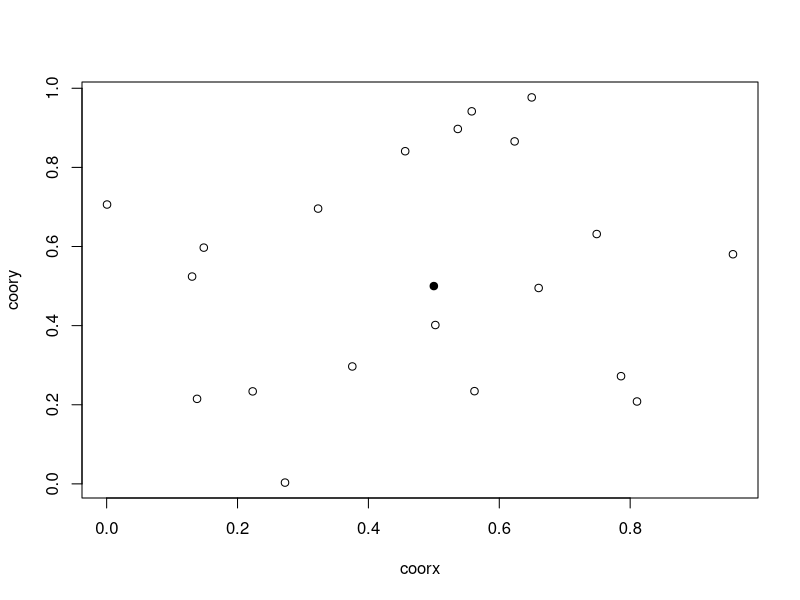

Recreate this plot in R. (Note: this script raises an error after producing the figure.)
# Lo primero es crear un conjunto de puntos en el plano con un generador de
# valores aleatorios (función "runif"):
coorx <- runif(20)
coory <- runif(20)
# Nota: cada vez que se corran estas dos líneas se van a generar nuevos puntos,
# por lo que no es recomendable hacer. Una forma de evitar que esto pase es
# agregando numerales ("#") al comienzo de las líneas para evitar correrlas al
# usar "source".

# Posteriormente se grafican esos puntos y se agrega el "punto central", en las
# coordenadas (0.5, 0.5).
plot(coorx, coory)
points(0.5, 0.5, pch=19)

# Instrucciones: utilizando nuevamente las funciones hipot, which, which.max, 
# además de which.min, encuentre cuales son los puntos A y B, el más cercano y
# el más lejano respectivamente al central = (0.5, 0.5)
# cat.ad y cat.op: los "catetos" de todos los triángulos formados con el punto
# central y los demás puntos.
# dst: distancias entre (0.5, 0.5) y todos los demás puntos.
# i: posición de dst en el que se encuentra el mínimo de distancia
# j: posición de dst en el que se encuentra el máximo de distancia
# A: coordenadas del punto más cercano (vector de dos valores)
# B: coordenadas del punto más lejano  (vector de dos valores)
# Nota: use ?c para entender los últimos pasos
#===== Su código comienza aquí: =====#

cat.ad <-

cat.op <-

dst <-

i <-

j <- 

A <- c( , )

B <- c( , )

#====== Aquí finaliza su código =====#

# Para confirmar que el código hace la tarea correctamente:
plot(coorx, coory)
points(0.5, 0.5, pch=19)
points(coorx[i], coory[i], pch=19, col='red')
points(coorx[j], coory[j], pch=19, col='darkgreen')
